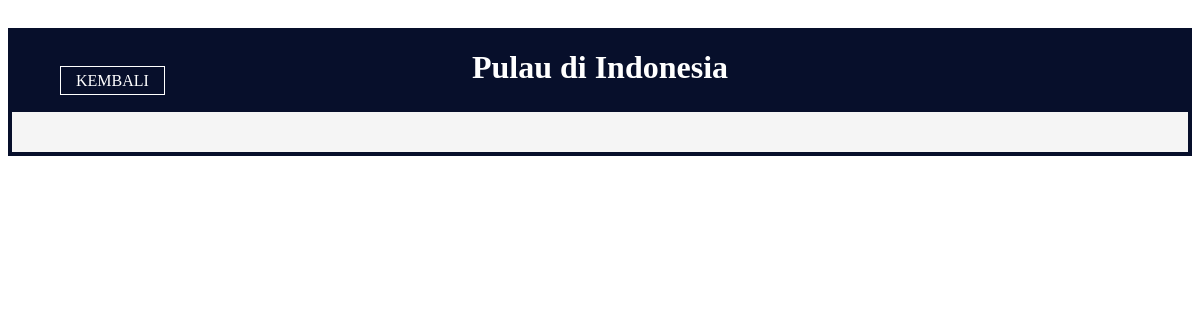
/materi.php, run on an earlier commit of the app's database.
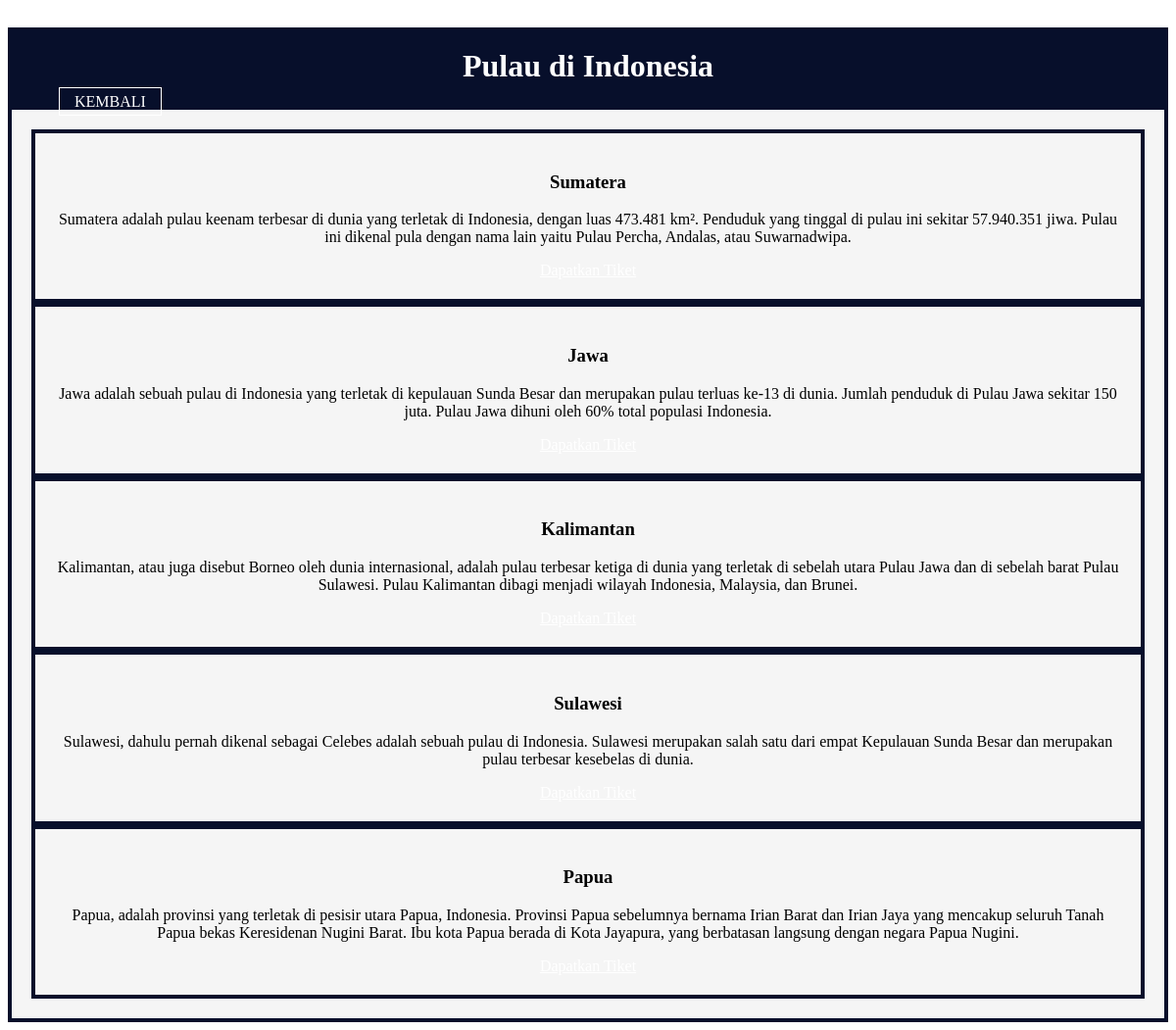
And on a later commit of the database.
### tables this page shows
CREATE TABLE `pulau` (
  `id_pulau` int(11) NOT NULL,
  `pulau` varchar(225) DEFAULT NULL,
  `informasi` varchar(500) DEFAULT NULL
);

### materi.php (the view, shortened to what this page needs)
<!DOCTYPE html>
<html lang="en">
<head>
</head>
<body>
     <div class="rumah-adat">
        <h1>Pulau di Indonesia</h1></div>
        <div class="box">
        <?php
            include 'koneksi.php';
            $result = mysqli_query($mysqli, "SELECT * FROM pulau") or die (mysqli_error());
            while($data = mysqli_fetch_array($result)){
                ?>
            <div class="box">
                <h3><?php echo $data['pulau']; ?></h3>
                <p><?php echo $data['informasi']; ?></p>
                <a href="tket.php" class="btn">Dapatkan Tiket</a>
            </div>
        <?php } ?>
     <div class="button">
        <a href="user.php" class="btn1">KEMBALI</a>
    </div>
</body>
</html>

### materi.php (style rules this page uses)
.rumah-adat { text-align: center; color: white; margin-top: 28px; align-content: center; background-color: #070F2B; }
a { color: white; }
.box { background-color: whitesmoke; border: 4px solid #070F2B; padding: 20px; box-sizing: border-box; text-align: center; }
.button { position:absolute; top: 9%; left: 5%; transform: translate(-50%-50%); }
.btn1 { border: 1px solid white; padding: 5px 15px; color: white; text-decoration: none; transition: 0.6s ease; margin top: 20px; }

What changed in the data, as far as the page shows it:
added pulau: pulau "Sumatera", informasi "Sumatera adalah pulau keenam terbesar di dunia yang terletak di Indonesia, dengan luas 473.481 km². Penduduk yang tinggal di pulau ini sekitar 57.940.351 jiwa. Pulau ini dikenal pula dengan nama lain yaitu Pulau Percha, Andalas, atau Suwarnadwipa."
added pulau: pulau "Jawa", informasi "Jawa adalah sebuah pulau di Indonesia yang terletak di kepulauan Sunda Besar dan merupakan pulau terluas ke-13 di dunia. Jumlah penduduk di Pulau Jawa sekitar 150 juta. Pulau Jawa dihuni oleh 60% total populasi Indonesia."
added pulau: pulau "Kalimantan", informasi "Kalimantan, atau juga disebut Borneo oleh dunia internasional, adalah pulau terbesar ketiga di dunia yang terletak di sebelah utara Pulau Jawa dan di sebelah barat Pulau Sulawesi. Pulau Kalimantan dibagi menjadi wilayah Indonesia, Malaysia, dan Brunei."
added pulau: pulau "Sulawesi", informasi "Sulawesi, dahulu pernah dikenal sebagai Celebes adalah sebuah pulau di Indonesia. Sulawesi merupakan salah satu dari empat Kepulauan Sunda Besar dan merupakan pulau terbesar kesebelas di dunia."
added pulau: pulau "Papua", informasi "Papua, adalah provinsi yang terletak di pesisir utara Papua, Indonesia. Provinsi Papua sebelumnya bernama Irian Barat dan Irian Jaya yang mencakup seluruh Tanah Papua bekas Keresidenan Nugini Barat. Ibu kota Papua berada di Kota Jayapura, yang berbatasan langsung dengan negara Papua Nugini."
